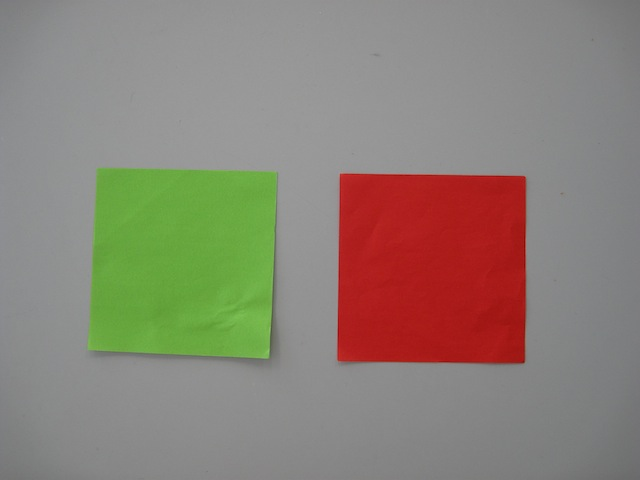
//> input picture 第8回/bin/Debug/red_green_rectangle.jpg, 640 x 480 px
$ ./main   (built with g++ and OpenCV 4)
//> lines starting //> are read from the running program, lines starting //| are printed output that depends on the picture; after the words box and inside, x2 and y2 are one past the last pixel; in counts of white or black regions, pixels touching at a corner belong together
#include <iostream>
// OpenCV用のヘッダファイル
#include <opencv2/opencv.hpp>
//画像ファイル (サイズは小さめが良い)
#define FILE_NAME "./red_green_rectangle.jpg"
#define WINDOW_NAME_INPUT "intput"
#define WINDOW_NAME_OUTPUT_RED "output_red"
#define WINDOW_NAME_OUTPUT_GREEN "output_green"
#define COLOR_MAX (256)

int main(int argc, const char * argv[]) {
    //画像の入力
    cv::Mat src_img;//画像の型と変数
    src_img = cv::imread(FILE_NAME); //画像の読み込み
//> src_img is the input picture: 480 rows x 640 cols, CV_8UC3; mean B, G, R 119, 130.4, 139.5
    if (src_img.empty()) { //入力失敗の場合
        fprintf(stderr, "読み込み失敗\n");
        return (-1);
    }

    //グレイスケール画像のメモリ
    cv::Mat gry_r_img = cv::Mat(src_img.size(), CV_8UC1);
    cv::Mat gry_g_img = cv::Mat(src_img.size(), CV_8UC1);

    //単色画像のメモリ確保
    cv::Mat bin_r_img = cv::Mat(src_img.size(), CV_8UC3);
    cv::Mat bin_g_img = cv::Mat(src_img.size(), CV_8UC3);

    //1.画像の画素を取得し、赤、緑の単色画像を作成
    for (int y=0; y<src_img.rows; y++) {
        for (int x=0; x<src_img.cols; x++) {
            //画素値の取得
            cv::Vec3d s_r = src_img.at<cv::Vec3b>(y,x);
            cv::Vec3d s_g = src_img.at<cv::Vec3b>(y,x);

            //単色の画像作成
            s_r[0]=0;
            s_r[1]=0;
            s_r[2]=s_r[2];

            s_g[0]=0;
            s_g[1]=s_g[1];
            s_g[2]=0;

            bin_r_img.at<cv::Vec3b>(y,x) = s_r;
            bin_g_img.at<cv::Vec3b>(y,x) = s_g;
        }
    }
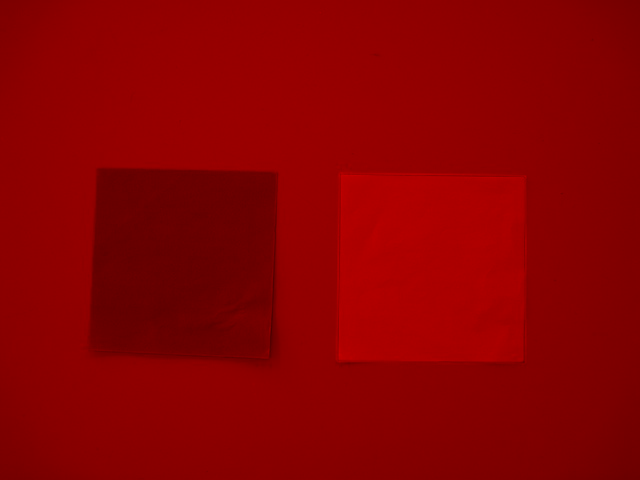
//> bin_r_img: 480 rows x 640 cols, CV_8UC3; mean B, G, R 0, 0, 139.5
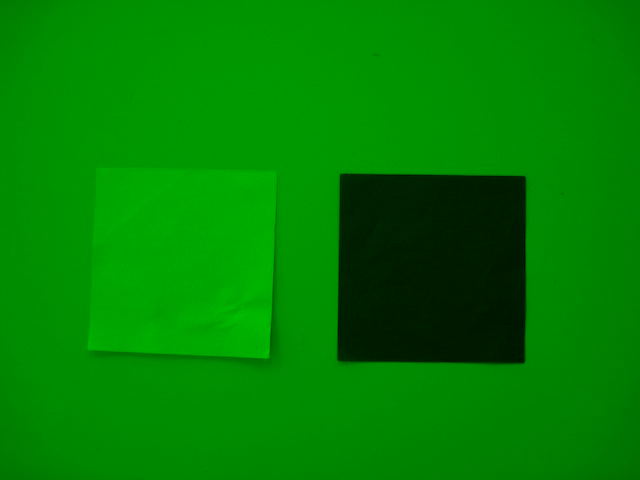
//> bin_g_img: 480 rows x 640 cols, CV_8UC3; mean B, G, R 0, 130.4, 0

    //2.単色画像から輝度画像を作成
    cv::cvtColor(bin_r_img, gry_r_img, cv::COLOR_BGR2GRAY);
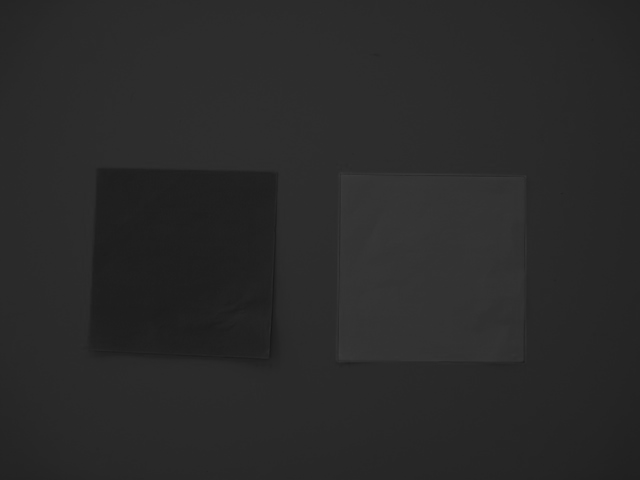
//> gry_r_img: 480 rows x 640 cols, CV_8UC1; min 22, max 59, mean 41.7
    cv::cvtColor(bin_g_img, gry_g_img, cv::COLOR_BGR2GRAY);
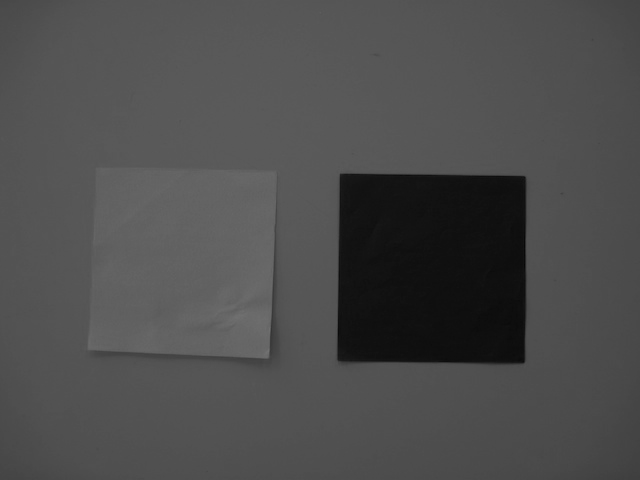
//> gry_g_img: 480 rows x 640 cols, CV_8UC1; min 6, max 115, mean 76.5

    //3.輝度画像から判別分析法により二値化
    cv::threshold(gry_g_img, bin_r_img, 0, 255, cv::THRESH_BINARY_INV | cv::THRESH_OTSU);
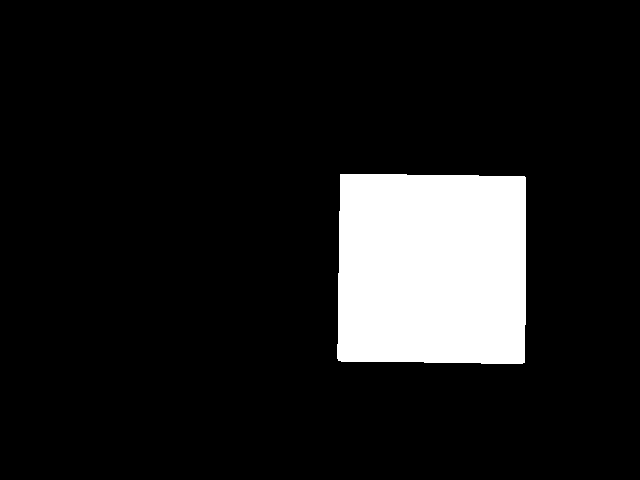
//> bin_r_img: 480 rows x 640 cols, CV_8UC1; 11.4% white; 1 white region, box (x1, y1, x2, y2) and area: (337, 174, 526, 364) 35159
    cv::threshold(gry_r_img, bin_g_img, 0, 255, cv::THRESH_BINARY_INV | cv::THRESH_OTSU);
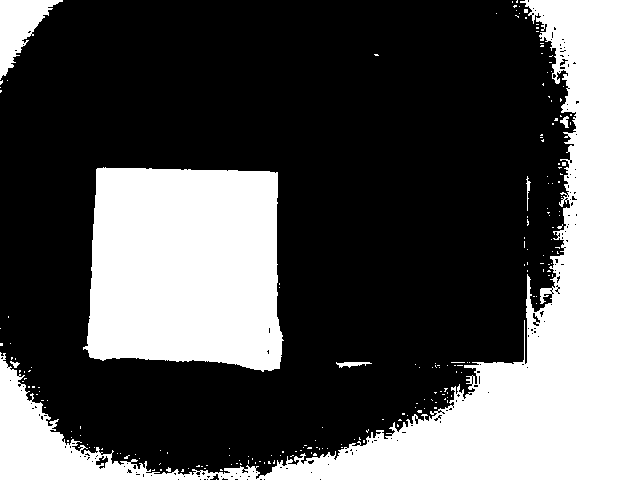
//> bin_g_img: 480 rows x 640 cols, CV_8UC1; 35% white; 208 white regions (201 under 20 px), largest, box (x1, y1, x2, y2) and area: (0, 0, 640, 480) 68286, (83, 167, 284, 372) 35965, (0, 0, 63, 80) 2282

    cv::imshow(WINDOW_NAME_INPUT, src_img);  //画像の表示
    cv::imshow(WINDOW_NAME_OUTPUT_RED,bin_r_img);
    cv::imshow(WINDOW_NAME_OUTPUT_GREEN, bin_g_img);
    cv::waitKey(); //キー入力待ち (止める)

    return (0);

}
